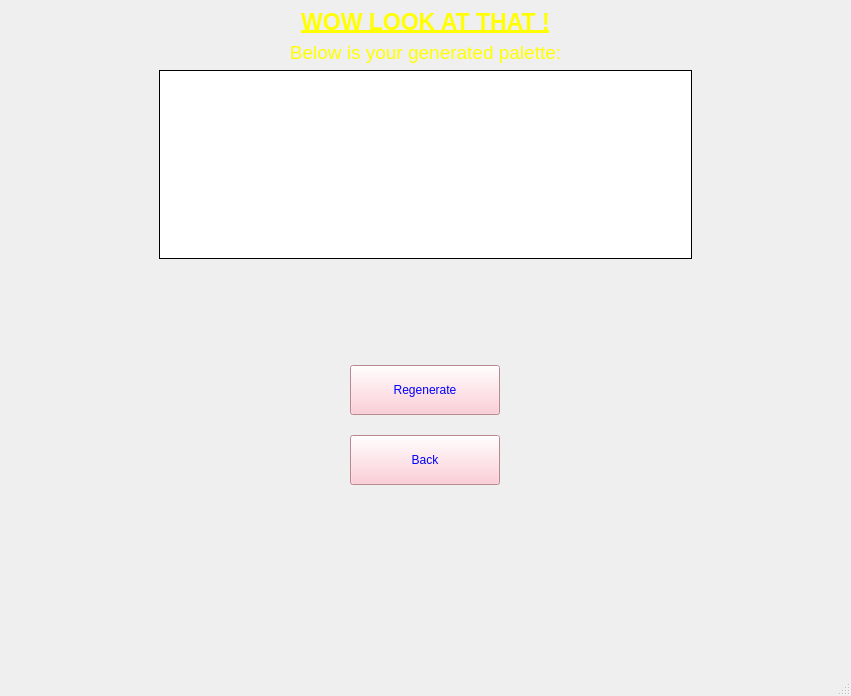
<?xml version="1.0" encoding="UTF-8"?>
<ui version="4.0">
 <class>MainWindow</class>
 <widget class="QMainWindow" name="MainWindow">
  <property name="windowModality">
   <enum>Qt::NonModal</enum>
  </property>
  <property name="geometry">
   <rect>
    <x>0</x>
    <y>0</y>
    <width>851</width>
    <height>696</height>
   </rect>
  </property>
  <property name="sizePolicy">
   <sizepolicy hsizetype="Ignored" vsizetype="Ignored">
    <horstretch>0</horstretch>
    <verstretch>0</verstretch>
   </sizepolicy>
  </property>
  <property name="windowTitle">
   <string>COLOR PALETTE GENERATOR</string>
  </property>
  <property name="toolTipDuration">
   <number>1</number>
  </property>
  <property name="layoutDirection">
   <enum>Qt::LeftToRight</enum>
  </property>
  <widget class="QWidget" name="centralwidget">
   <layout class="QVBoxLayout" name="verticalLayout">
    <property name="bottomMargin">
     <number>9</number>
    </property>
    <item>
     <widget class="QLabel" name="MenuWelcome">
      <property name="enabled">
       <bool>true</bool>
      </property>
      <property name="sizePolicy">
       <sizepolicy hsizetype="Preferred" vsizetype="Preferred">
        <horstretch>0</horstretch>
        <verstretch>0</verstretch>
       </sizepolicy>
      </property>
      <property name="font">
       <font>
        <family>Ubuntu</family>
        <pointsize>17</pointsize>
        <weight>75</weight>
        <italic>false</italic>
        <bold>true</bold>
        <underline>true</underline>
        <strikeout>false</strikeout>
        <stylestrategy>PreferDefault</stylestrategy>
        <kerning>true</kerning>
       </font>
      </property>
      <property name="layoutDirection">
       <enum>Qt::LeftToRight</enum>
      </property>
      <property name="autoFillBackground">
       <bool>false</bool>
      </property>
      <property name="styleSheet">
       <string notr="true">background: rgba(255, 255, 255, 0);
color: rgba(0, 0, 0, 255); 
color: yellow</string>
      </property>
      <property name="frameShadow">
       <enum>QFrame::Plain</enum>
      </property>
      <property name="text">
       <string>&lt;html&gt;&lt;head/&gt;&lt;body&gt;&lt;p&gt;WOW LOOK AT THAT !&lt;/p&gt;&lt;/body&gt;&lt;/html&gt;</string>
      </property>
      <property name="textFormat">
       <enum>Qt::AutoText</enum>
      </property>
      <property name="scaledContents">
       <bool>true</bool>
      </property>
      <property name="alignment">
       <set>Qt::AlignHCenter|Qt::AlignTop</set>
      </property>
      <property name="wordWrap">
       <bool>false</bool>
      </property>
     </widget>
    </item>
    <item>
     <widget class="QLabel" name="label">
      <property name="font">
       <font>
        <family>Ubuntu</family>
        <pointsize>14</pointsize>
        <weight>50</weight>
        <italic>false</italic>
        <bold>false</bold>
       </font>
      </property>
      <property name="styleSheet">
       <string notr="true">color: yellow</string>
      </property>
      <property name="frameShape">
       <enum>QFrame::NoFrame</enum>
      </property>
      <property name="frameShadow">
       <enum>QFrame::Plain</enum>
      </property>
      <property name="lineWidth">
       <number>1</number>
      </property>
      <property name="midLineWidth">
       <number>0</number>
      </property>
      <property name="text">
       <string>&lt;html&gt;&lt;head/&gt;&lt;body&gt;&lt;p&gt;Below is your generated palette:&lt;/p&gt;&lt;/body&gt;&lt;/html&gt;</string>
      </property>
      <property name="alignment">
       <set>Qt::AlignHCenter|Qt::AlignTop</set>
      </property>
      <property name="wordWrap">
       <bool>true</bool>
      </property>
     </widget>
    </item>
    <item>
     <layout class="QGridLayout" name="gridLayout_3">
      <property name="sizeConstraint">
       <enum>QLayout::SetNoConstraint</enum>
      </property>
      <property name="bottomMargin">
       <number>100</number>
      </property>
      <property name="horizontalSpacing">
       <number>19</number>
      </property>
      <item row="0" column="0">
       <layout class="QGridLayout" name="gridLayout_8">
        <property name="leftMargin">
         <number>150</number>
        </property>
       </layout>
      </item>
      <item row="0" column="2">
       <layout class="QGridLayout" name="gridLayout_9">
        <property name="rightMargin">
         <number>150</number>
        </property>
       </layout>
      </item>
      <item row="0" column="1">
       <widget class="QGraphicsView" name="palette_display">
        <property name="frameShape">
         <enum>QFrame::Box</enum>
        </property>
        <property name="frameShadow">
         <enum>QFrame::Plain</enum>
        </property>
       </widget>
      </item>
      <item row="2" column="1">
       <layout class="QGridLayout" name="gridLayout_10">
        <property name="topMargin">
         <number>100</number>
        </property>
        <property name="bottomMargin">
         <number>80</number>
        </property>
        <item row="3" column="0">
         <widget class="QPushButton" name="GoBackButton">
          <property name="minimumSize">
           <size>
            <width>150</width>
            <height>50</height>
           </size>
          </property>
          <property name="maximumSize">
           <size>
            <width>150</width>
            <height>16777215</height>
           </size>
          </property>
          <property name="styleSheet">
           <string notr="true">background: pink;
color: blue</string>
          </property>
          <property name="text">
           <string>Back</string>
          </property>
         </widget>
        </item>
        <item row="1" column="0">
         <widget class="QPushButton" name="Regenerate_Button">
          <property name="minimumSize">
           <size>
            <width>100</width>
            <height>50</height>
           </size>
          </property>
          <property name="maximumSize">
           <size>
            <width>200</width>
            <height>200</height>
           </size>
          </property>
          <property name="styleSheet">
           <string notr="true">background: pink;
color: blue</string>
          </property>
          <property name="text">
           <string>Regenerate</string>
          </property>
         </widget>
        </item>
        <item row="2" column="0">
         <layout class="QGridLayout" name="gridLayout">
          <property name="topMargin">
           <number>20</number>
          </property>
         </layout>
        </item>
       </layout>
      </item>
     </layout>
    </item>
   </layout>
  </widget>
  <widget class="QStatusBar" name="statusbar"/>
 </widget>
 <resources/>
 <connections/>
</ui>
